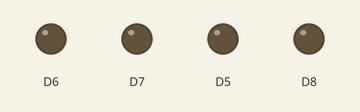
The sketch below on a simulated ESP8266 (NodeMCU). Parts: output pins drawn as LEDs (lit = HIGH). WiFi joins after 1.5 s; servers stay silent unless stated; uploads are accepted with an empty reply; what the sketch prints to the serial monitor is not drawn.

Above: at 1.6 s.
At 6.8 s:
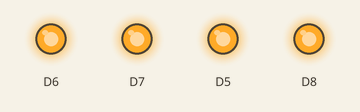
Timing chart, 0 to 8.3 s (numbered marks = the images above):
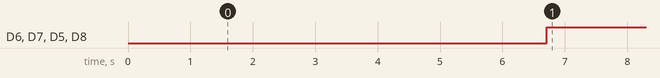

Measured:
- by itself, D6, D7, D5, D8: LOW → HIGH at 6.7 s

The sketch:

hardware.ino
```cpp
#include <ESP8266WiFi.h>

WiFiClient client;

const char* ssid     = "PhanNgocAiVi-oc";
const char* password = "hoiconvidi";

#define HOST "192.168.137.1"
#define PORT 8080
#define API_PATH "/NLNganh/server/?mod=api&act=get-status&token="
#define TOKEN "tHLP6qU5MGoJj8gPkIlG"

void setup() {
  // init serial
  Serial.begin(115200);

  // wifi setup
  setupWiFi();

  pinMode(14, OUTPUT);
  pinMode(12, OUTPUT);
  pinMode(13, OUTPUT);
  pinMode(15, OUTPUT);
}

void loop() {
  String response = requestApi();
  processResponse(response);
}

void setupWiFi() {
  Serial.println();
  Serial.println();
  Serial.print("Connecting to ");
  Serial.println(ssid);

  WiFi.begin(ssid, password);

  while (WiFi.status() != WL_CONNECTED) {
    delay(500);
    Serial.print(".");
  }

  Serial.println("");
  Serial.println("WiFi connected");
  Serial.println("IP address: ");
  Serial.println(WiFi.localIP());
}

void processResponse(String response) {
  //Serial.println(response);

  int status[] = {0, 0, 0, 0};

  if (response[5] == '1') {
    status[0] = 1;
    digitalWrite(14, LOW);
  } else {
    digitalWrite(14, HIGH);
  }

  if (response[10] == '1') {
    status[1] = 1;
    digitalWrite(12, LOW);
  } else {
    digitalWrite(12, HIGH);
  }

  if (response[15] == '1') {
    status[2] = 1;
    digitalWrite(13, LOW);
  } else {
    digitalWrite(13, HIGH);
  }

  if (response[20] == '1') {
    status[3] = 1;
    digitalWrite(15, LOW);
  } else {
    digitalWrite(15, HIGH);
  }

  Serial.println("D5 - " + String(status[0]));
  Serial.println("D6 - " + String(status[1]));
  Serial.println("D7 - " + String(status[2]));
  Serial.println("D8 - " + String(status[3]));
//  digitalWrite(D5, status[0]);
//  digitalWrite(D6, status[1]);
//  digitalWrite(D7, status[2]);
//  digitalWrite(D8, status[3]);
}

String requestApi() {
  Serial.println("connect sv");
  if (!client.connect(HOST, PORT)) {
    Serial.println("connection failed");
    return "err_connect_server$";
  }

  String url = API_PATH "" TOKEN;
  Serial.println(url);
  client.print(String("GET ") + url + " HTTP/1.1\r\n" +
               "Host: " HOST "\r\n" +
               "Connection: close\r\n\r\n");
  delay(10);

  String response = "";
  unsigned long now = millis();

  while (millis() - now < 5000L) {
    bool currentLineIsBlank = true;
    bool clearHeader = false;
    bool avail;
    int ch_count = 0;

    while(client.available()) {
      avail = clearHeader;
      char c = client.read();

      if(!clearHeader){
        if (currentLineIsBlank && c == '\n') {
          clearHeader = true;
        }
      } else {
        if (ch_count < 1000)  {
          response += c;
          ch_count++;
          if (c == '$') return response;
        }
      }

      if (c == '\n') {
        currentLineIsBlank = true;
      }else if (c != '\r') {
        currentLineIsBlank = false;
      }
    }
  }

  return response;
}
```
